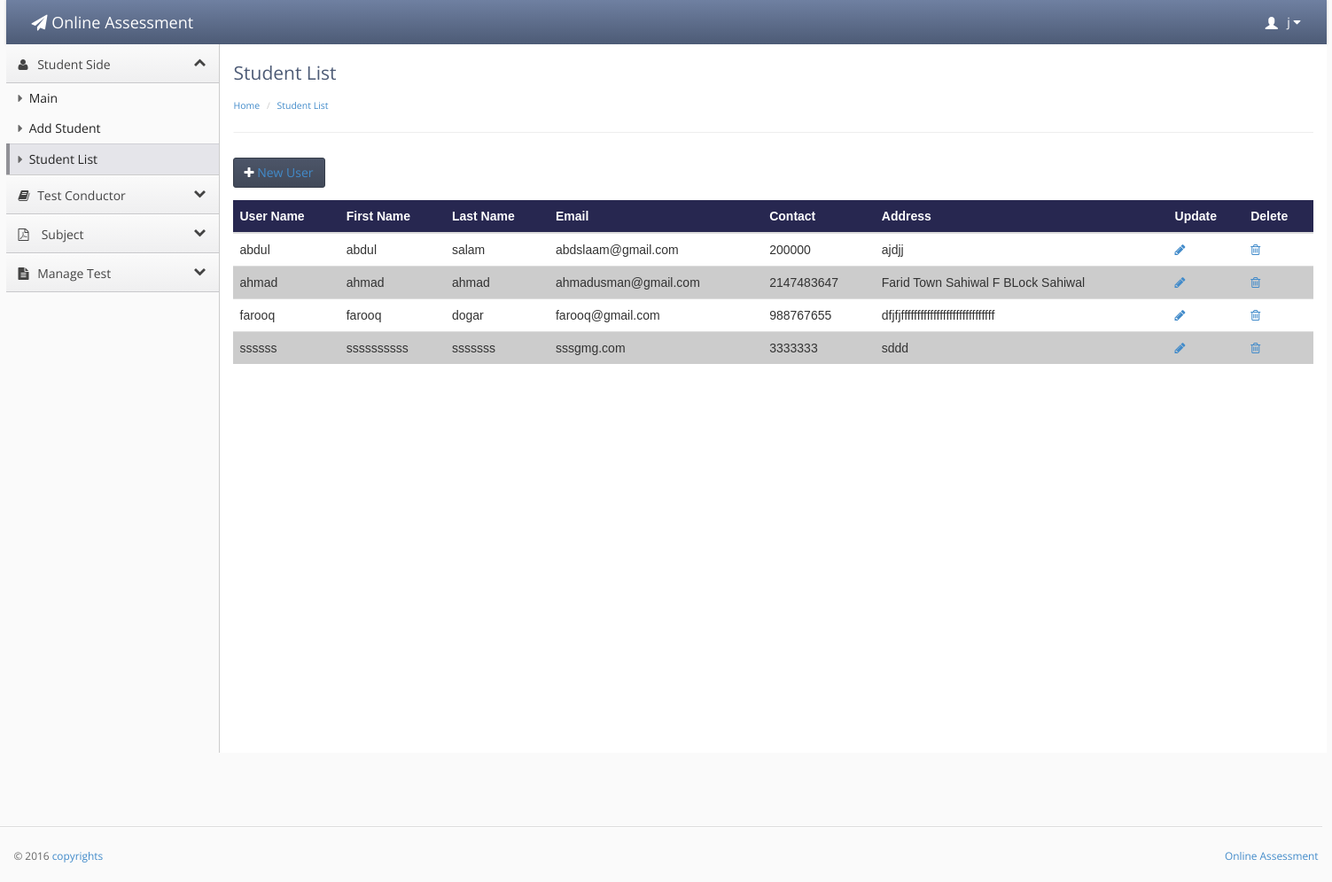
The page /users.php (signed in) on the database as committed earlier.
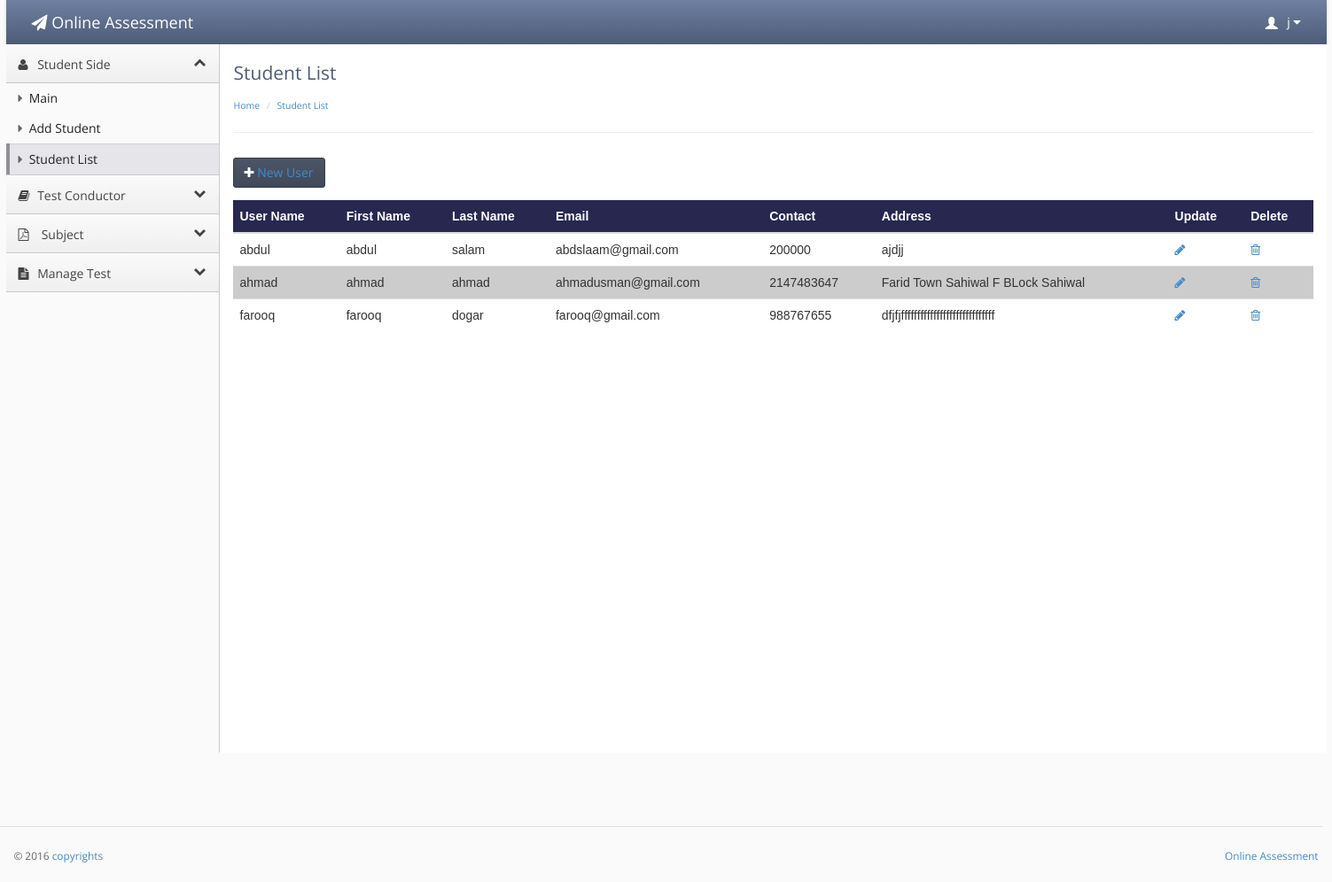
The same page on the database as committed later.
### tables this page shows
CREATE TABLE IF NOT EXISTS `teacher_conductor` (
`teacher_id` int(20) NOT NULL,
  `user` varchar(20) NOT NULL,
  `f_name` varchar(20) NOT NULL,
  `l_name` varchar(30) NOT NULL,
  `password` varchar(20) NOT NULL,
  `email` varchar(40) NOT NULL,
  `contact` int(17) NOT NULL,
  `address` varchar(40) NOT NULL,
  `city` varchar(20) NOT NULL,
  `code` int(10) NOT NULL,
  `account` enum('Admin','teacher') NOT NULL DEFAULT 'teacher'
);

CREATE TABLE IF NOT EXISTS `student` (
`student_id` int(20) NOT NULL,
  `user` varchar(20) NOT NULL,
  `f_name` varchar(20) NOT NULL,
  `l_name` varchar(20) NOT NULL,
  `password` varchar(20) NOT NULL,
  `email` varchar(30) NOT NULL,
  `contact` int(20) NOT NULL,
  `address` varchar(50) NOT NULL,
  `city` varchar(20) NOT NULL,
  `code` int(20) NOT NULL,
  `image` varchar(1000) DEFAULT NULL
);

### users.php (the view, shortened to what this page needs)
<?php
if(!isset($_SESSION['username']))
{
header('location:main_user.php');
}
else {
?>
<!doctype html>
<html lang="en"><head>
    <link rel="stylesheet" type="text/css" href="lib/bootstrap/css/bootstrap.css">
    <link rel="stylesheet" href="lib/font-awesome/css/font-awesome.css">
    <link rel="stylesheet" type="text/css" href="stylesheets/theme.css">
    <link rel="stylesheet" type="text/css" href="stylesheets/premium.css">
</head>
<body class=" theme-blue">
<div style="width:100%; height:auto;">
<div style="width:1490px; margin-left:auto; margin-right:auto; ">
    <div class="navbar navbar-default" role="navigation">
        <div class="navbar-header">
          <a class="" href="index.html"><span class="navbar-brand"><span class="fa fa-paper-plane"></span> Online Assessment</span></a></div>
           <?php
  if(isset($_SESSION['username']))
  {
  $id =$_SESSION['username'];
 $result = mysql_query("select * from teacher_conductor
WHERE teacher_conductor.user = '$id'");
while($row = mysql_fetch_array($result))
{
?>
        <div class="navbar-collapse collapse" style="height: 1px;">
          <ul id="main-menu" class="nav navbar-nav navbar-right">
            <li class="dropdown hidden-xs">
                <a href="#" class="dropdown-toggle" data-toggle="dropdown">
                    <span class="glyphicon glyphicon-user padding-right-small" style="position:relative;top: 3px;"></span>
                     <?php echo $row['f_name'];?>
                    <i class="fa fa-caret-down"></i>
                </a>
            </li>
          </ul>
        </div>
      </div>
    </div>
    </div></div>
<?php }}?>
<div style="width:100%; height:auto;">
<div style="width:1490px; margin-left:auto; margin-right:auto; ">
    <div class="sidebar-nav">
    <ul>
    <li><a href="#" data-target=".dashboard-menu" class="nav-header" data-toggle="collapse"><i class="fa fa-fw fa-user"></i> Student Side<i class="fa fa-collapse"></i></a></li>
    <li><ul class="dashboard-menu nav nav-list collapse in">
           <li ><a href="index.php"><span class="fa fa-caret-right"></span> Main</a></li>
            <li ><a href="add.php"><span class="fa fa-caret-right"></span> Add Student</a></li>
            <li class="active" ><a href="users.php"><span class="fa fa-caret-right"></span> Student List</a></li>
    </ul></li>
    <li data-popover="true"rel="popover" data-placement="right"><a href="#" data-target=".premium-menu" class="nav-header collapsed" data-toggle="collapse"><i class="fa fa-fw fa-book"></i> Test Conductor<i class="fa fa-collapse"></i></a></li>
        <li><a href="#" data-target=".accounts-menu" class="nav-header collapsed" data-toggle="collapse"><i class="fa fa-file-pdf-o "></i> Subject   <i class="fa fa-collapse"></i></a></li>
        <li><a href="#" data-target=".legal-menu" class="nav-header collapsed" data-toggle="collapse"><i class="fa fa-fw fa-file-text"></i> Manage Test<i class="fa fa-collapse"></i></a></li>
            </ul>
    </div>
    <div class="content">
        <div class="header">
            <h1 class="page-title">Student List</h1>
                    <ul class="breadcrumb">
           <li><a href="index.php">Home</a> </li>
             <li><a href="">Student List</a> </li>
        </ul>
        </div>
        <div class="main-content">
<div class="btn-toolbar list-toolbar">
    <button class="btn btn-primary"><i class="fa fa-plus"></i><a href="add.php"> New User</a></button>
</div>
<table class="table">
  <thead>
     <tr style="background-color:#272750; color:#FFFFFF;">
       <th>User Name</th>
      <th>First Name</th>
      <th>Last Name</th>
      <th>Email</th>
       <th>Contact</th>
        <th>Address</th>
         <th>Update</th>
         <th>Delete</th>
    </tr>
  </thead>
  <tbody>
    <tr>
     <?php
 $qry="select * from student";
  $result = mysql_query($qry);
        while ($row = mysql_fetch_array($result)) {
?>
      <td><?php echo $row['user'];?></td>
      <td><?php echo $row['f_name'];?></td>
      <td><?php echo $row['l_name'];?></td>
      <td><?php echo $row['email'];?></td>
      <td><?php echo $row['contact'];?></td>
      <td><?php echo $row['address'];?></td>
      <td>
           <a href="edit.php?id=<?php echo $row['student_id']; ?> "<i class="fa fa-pencil"></a>
      </td>
      <td> <a href="d_student.php?delete=<?php echo $row['student_id']; ?> "<i class="fa fa-trash-o"></a> </td>
    </tr>
   <?php } ?>
  </tbody>
</table>
</div></div>
           <footer>
                <hr style="width:1500px">
                <p class="pull-right"><a href="" target=""> Online Assessment</a></p>
                <p>© 2016 <a href="" target="">copyrights</a></p>
                </hr>            </footer>
        </div>
    </div>
</body></html><?php }?>

Rows that differ between the two databases and show on the page:
removed student: user "ssssss", f_name "ssssssssss", l_name "sssssss", email "sssgmg.com", contact "3333333", address "sddd"
